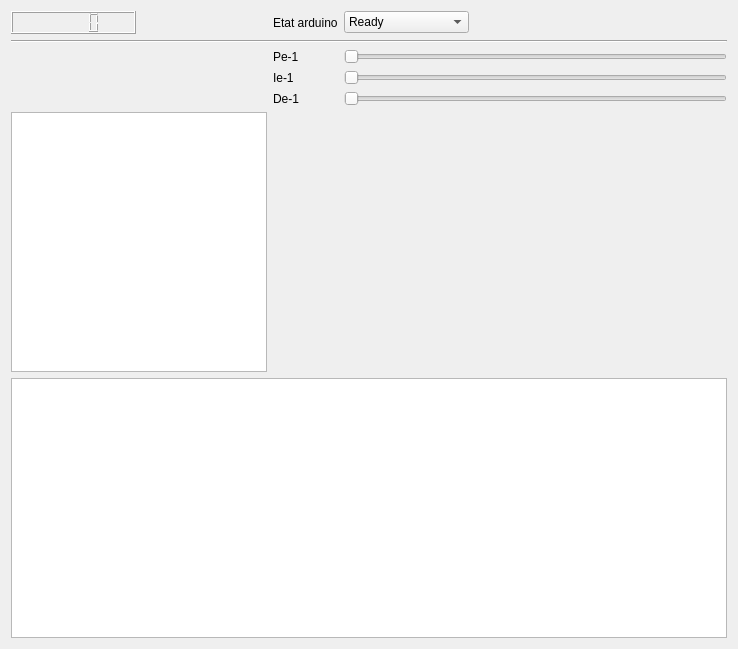
<?xml version="1.0" encoding="UTF-8"?>
<ui version="4.0">
 <class>MainWindow</class>
 <widget class="QMainWindow" name="MainWindow">
  <property name="geometry">
   <rect>
    <x>0</x>
    <y>0</y>
    <width>738</width>
    <height>649</height>
   </rect>
  </property>
  <property name="acceptDrops">
   <bool>false</bool>
  </property>
  <property name="windowTitle">
   <string>Centre de controle</string>
  </property>
  <widget class="QWidget" name="centralWidget">
   <layout class="QGridLayout" name="gridLayout">
    <item row="2" column="0" colspan="4">
     <widget class="Line" name="line">
      <property name="orientation">
       <enum>Qt::Horizontal</enum>
      </property>
     </widget>
    </item>
    <item row="6" column="2">
     <widget class="QLabel" name="label_3">
      <property name="text">
       <string>De-1</string>
      </property>
     </widget>
    </item>
    <item row="1" column="3">
     <widget class="QComboBox" name="statebox">
      <property name="sizePolicy">
       <sizepolicy hsizetype="Maximum" vsizetype="Fixed">
        <horstretch>0</horstretch>
        <verstretch>0</verstretch>
       </sizepolicy>
      </property>
      <item>
       <property name="text">
        <string>Ready</string>
       </property>
      </item>
      <item>
       <property name="text">
        <string>Stabilize</string>
       </property>
      </item>
      <item>
       <property name="text">
        <string>ReturnHome</string>
       </property>
      </item>
      <item>
       <property name="text">
        <string>TakingTree</string>
       </property>
      </item>
      <item>
       <property name="text">
        <string>Swinging</string>
       </property>
      </item>
      <item>
       <property name="text">
        <string>JustGonnaSendIt</string>
       </property>
      </item>
      <item>
       <property name="text">
        <string>Drop</string>
       </property>
      </item>
     </widget>
    </item>
    <item row="1" column="2">
     <widget class="QLabel" name="label">
      <property name="text">
       <string>Etat arduino</string>
      </property>
     </widget>
    </item>
    <item row="8" column="0" colspan="4">
     <widget class="QTextBrowser" name="textBrowser">
      <property name="font">
       <font>
        <pointsize>9</pointsize>
       </font>
      </property>
     </widget>
    </item>
    <item row="7" column="0" colspan="2">
     <widget class="QGraphicsView" name="graphicsView">
      <property name="enabled">
       <bool>true</bool>
      </property>
     </widget>
    </item>
    <item row="4" column="3">
     <widget class="QSlider" name="PID_i">
      <property name="maximum">
       <number>100</number>
      </property>
      <property name="orientation">
       <enum>Qt::Horizontal</enum>
      </property>
     </widget>
    </item>
    <item row="4" column="2">
     <widget class="QLabel" name="label_4">
      <property name="text">
       <string>Ie-1</string>
      </property>
     </widget>
    </item>
    <item row="3" column="3">
     <widget class="QSlider" name="PID_p">
      <property name="maximum">
       <number>200</number>
      </property>
      <property name="singleStep">
       <number>1</number>
      </property>
      <property name="orientation">
       <enum>Qt::Horizontal</enum>
      </property>
     </widget>
    </item>
    <item row="3" column="2">
     <widget class="QLabel" name="label_5">
      <property name="text">
       <string>Pe-1</string>
      </property>
     </widget>
    </item>
    <item row="6" column="3">
     <widget class="QSlider" name="PID_d">
      <property name="maximum">
       <number>100</number>
      </property>
      <property name="orientation">
       <enum>Qt::Horizontal</enum>
      </property>
     </widget>
    </item>
    <item row="1" column="0">
     <widget class="QLCDNumber" name="lcdNumber"/>
    </item>
   </layout>
  </widget>
 </widget>
 <layoutdefault spacing="6" margin="11"/>
 <resources/>
 <connections/>
</ui>
